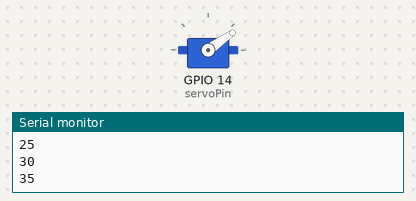
Bench run of a sketch on a simulated ESP32. On the bench: servo, the last lines printed to the serial monitor.

Above: at 0.05 s.
At 0.75 s:
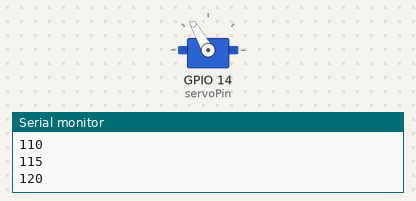
At 1.1 s:
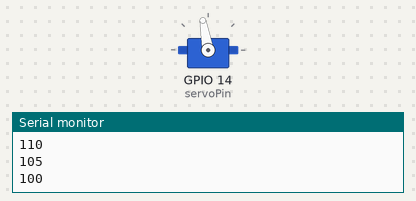
At 1.5 s:
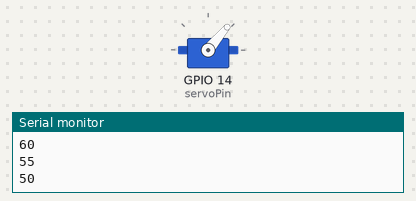
Timing chart, 0 to 5.1 s (numbered marks = the images above):
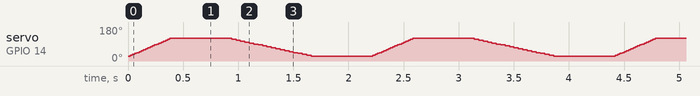

The sketch:

standard_servo_working_at_45_but_shit_code.ino
```cpp
// (licence header left out)
#include <Servo_ESP32.h>

static const int servoPin = 14; //printed G14 on the board

Servo_ESP32 servo1;

int angle =0;
int angleStep = 5;

int angleMin =25;
int angleMax = 120;

void setup() {
    Serial.begin(115200);
    servo1.attach(servoPin);
}

void loop() {
  while(1){
    for(int angle = 25; angle <= angleMax; angle +=angleStep) {
        servo1.write(angle);
        Serial.println(angle);
        delay(20);
    }
    delay(500);

    for(int angle = 120; angle >= angleMin; angle -=angleStep) {
        servo1.write(angle);
        Serial.println(angle);
        delay(40);
    }
    delay(500);
  }
}
```
